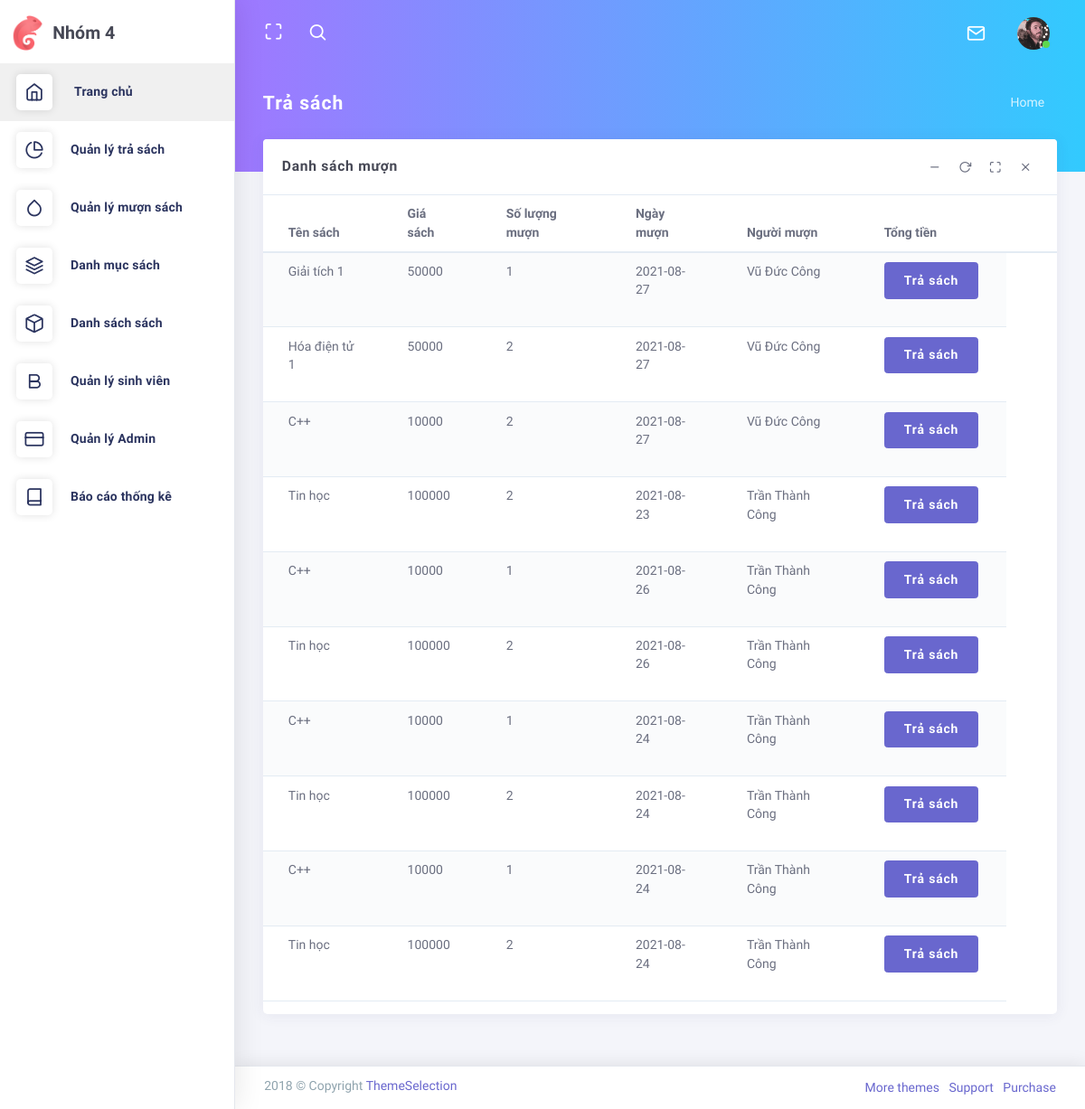
The app's page /admin/index.php?controller=statusbook&action=muon (signed in) with its own data.
### tables this page shows
CREATE TABLE `order_detail` (
  `id` int(11) NOT NULL,
  `order_id` int(11) NOT NULL,
  `product_id` int(11) NOT NULL,
  `quantity` int(11) NOT NULL
);

CREATE TABLE `products` (
  `id` int(11) NOT NULL,
  `category_id` int(11) NOT NULL,
  `name` varchar(255) NOT NULL,
  `remaining` int(11) NOT NULL,
  `author` varchar(255) NOT NULL,
  `bookCode` varchar(255) NOT NULL,
  `price` int(11) NOT NULL,
  `seriCode` varchar(255) NOT NULL,
  `public` date NOT NULL
);

CREATE TABLE `muon_sach` (
  `id` int(11) NOT NULL,
  `student_id` int(11) NOT NULL,
  `date` date NOT NULL,
  `price` int(11) NOT NULL
);

CREATE TABLE `students` (
  `id` int(11) NOT NULL,
  `studentName` varchar(255) NOT NULL,
  `studentCode` varchar(255) NOT NULL,
  `gender` varchar(255) NOT NULL,
  `studentClass` varchar(255) NOT NULL,
  `phoneNumber` varchar(255) NOT NULL,
  `dateOfBookkingBook` date NOT NULL
);

### admin/controllers/StatusBookController.php (called while the page is built, shortened)
<?php
	include "models/StatusBookModel.php";
	class StatusBookController extends Controller
    {
		public function muon()
        {
			$recordPerPage = 25;
			$numPage = ceil($this->total()/$recordPerPage);
			$data = $this->read($recordPerPage);
			$this->view("MuonSach.php",["data"=>$data,"numPage"=>$numPage]);
		}
	}
?>

### admin/models/StatusBookModel.php (called while the page is built, shortened)
<?php
	trait StatusBookModel{
		public function read($recordPerPage){
			$page = isset($_GET["p"]) && $_GET["p"] > 0 ? $_GET["p"]-1 : 0;
			$from = $page * $recordPerPage;
			$conn = Connection::connect();
			$query = $conn->query("select * from order_detail order by id desc limit $from, $recordPerPage");
			return $query->fetchAll();
		}
        public function getProduct($id){
            $conn = Connection::connect();
			$query = $conn->query("select * from products where id = $id");
            return $query->fetch();
        }
        public function getTra_Sach($id){
            $conn = Connection::connect();
			$query = $conn->query("select * from muon_sach where id = $id");
            return $query->fetch();
        }
        public function getStudent($id){
            $conn = Connection::connect();
			$query = $conn->query("select * from students where id = $id");
            return $query->fetch();
        }
	}
 ?>

### admin/views/MuonSach.php (the view, shortened to what this page needs)
<?php $this->layoutPath = "Layout.php"; ?>
<nav class="header-navbar navbar-expand-md navbar navbar-with-menu navbar-without-dd-arrow fixed-top navbar-semi-light">
    <div class="navbar-wrapper">
        <div class="navbar-container content">
            <div class="collapse navbar-collapse show" id="navbar-mobile">
                <ul class="nav navbar-nav mr-auto float-left">
                    <li class="nav-item d-none d-md-block"><a class="nav-link nav-link-expand" href="#"><i class="ficon ft-maximize"></i></a></li>
                    <li class="nav-item dropdown navbar-search"><a class="nav-link dropdown-toggle hide" data-toggle="dropdown" href="#"><i class="ficon ft-search"></i></a>
                    </li>
                </ul>
                <ul class="nav navbar-nav float-right">
                    <li class="dropdown dropdown-language nav-item"><a class="dropdown-toggle nav-link" id="dropdown-flag" href="#" data-toggle="dropdown" aria-haspopup="true" aria-expanded="false"><i class="flag-icon flag-icon-us"></i><span class="selected-language"></span></a>
                    </li>
                </ul>
                <ul class="nav navbar-nav float-right">
                    <li class="dropdown dropdown-notification nav-item"><a class="nav-link nav-link-label" href="#" data-toggle="dropdown"><i class="ficon ft-mail"> </i></a>
                    </li>
                    <li class="dropdown dropdown-user nav-item">
                        <a class="dropdown-toggle nav-link dropdown-user-link" href="#" data-toggle="dropdown"> <span class="avatar avatar-online"><img src="./public/assets/images/portrait/small/avatar-s-19.png" alt="avatar"><i></i></span></a>
                    </li>
                </ul>
            </div>
        </div>
    </div>
</nav>
<div class="app-content content">
    <div class="content-wrapper">
        <div class="content-wrapper-before"></div>
        <div class="content-header row">
            <div class="content-header-left col-md-4 col-12 mb-2">
                <h3 class="content-header-title">Trả sách</h3>
            </div>
            <div class="content-header-right col-md-8 col-12">
                <div class="breadcrumbs-top float-md-right">
                    <div class="breadcrumb-wrapper mr-1">
                        <ol class="breadcrumb">
                            <li class="breadcrumb-item">
                                <a href="index.php">Home</a>
                            </li>
                        </ol>
                    </div>
                </div>
            </div>
        </div>
        <div class="content-body">
            <div class="row">
                <div class="col-12">
                    <div class="card">
                        <div class="card-header">
                            <h4 class="card-title">Danh sách mượn</h4>
                            <div class="heading-elements">
                                <ul class="list-inline mb-0">
                                    <li><a data-action="collapse"><i class="ft-minus"></i></a></li>
                                    <li><a data-action="reload"><i class="ft-rotate-cw"></i></a></li>
                                    <li><a data-action="expand"><i class="ft-maximize"></i></a></li>
                                    <li><a data-action="close"><i class="ft-x"></i></a></li>
                                </ul>
                            </div>
                        </div>
                        <div class="card-content collapse show">
                            <div class="table-responsive">
                                <table class="table table-striped">
                                    <thead>
                                        <tr>
                                            <th scope="col">Tên sách </th>
                                            <th scope="col">Giá sách</th>
                                            <th scope="col">Số lượng mượn</th>
                                            <th scope="col">Ngày mượn</th>
                                            <th scope="col">Người mượn</th>
                                            <th scope="col">Tổng tiền</th>
                                            <th scope="col"></th>
                                        </tr>
                                    </thead>
                                    <tbody>
                                        <?php foreach($data as $rows): ?>
                                            <?php
                                                $muon_sach = $this->getTra_Sach($rows->order_id);
                                                $product = $this->getProduct($rows->product_id);
                                                $student = $this->getStudent($muon_sach->student_id);
                                            ?>
                                            <tr>
                                                <td scope="row"><?php echo $product->name; ?></td>
                                                <td scope="row"><?php echo $product->price; ?></td>
                                                <td scope="row"><?php echo $rows->quantity; ?></td>
                                                <td scope="row"><?php echo $muon_sach->date; ?></td>
                                                <td scope="row"><?php echo $student->studentName; ?></td>
                                                <td>
                                                    <a class="btn btn-primary" href="index.php?controller=statusbook&action=tra_sach&id=<?php echo $rows->id; ?>">Trả sách</a>&nbsp;
                                                </td>
                                            </tr>
                                        <?php endforeach; ?>
                                    </tbody>
                                </table>
                            </div>
                        </div>
                    </div>
                </div>
            </div>
        </div>
    </div>
</div>
<footer class="footer footer-static footer-light navbar-border navbar-shadow">
    <div class="clearfix blue-grey lighten-2 text-sm-center mb-0 px-2"><span class="float-md-left d-block d-md-inline-block">2018 &copy; Copyright <a class="text-bold-800 grey darken-2" href="https://themeselection.com" target="_blank">ThemeSelection</a></span>
        <ul class="list-inline float-md-right d-block d-md-inline-blockd-none d-lg-block mb-0">
            <li class="list-inline-item"><a class="my-1" href="https://themeselection.com/" target="_blank"> More themes</a></li>
            <li class="list-inline-item"><a class="my-1" href="https://themeselection.com/support" target="_blank"> Support</a></li>
            <li class="list-inline-item"><a class="my-1" href="https://themeselection.com/products/chameleon-admin-modern-bootstrap-webapp-dashboard-html-template-ui-kit/" target="_blank"> Purchase</a></li>
        </ul>
    </div>
</footer>

### admin/index.php (shortened to what this page needs)
<?php
	include "../config/Controller.php";
	$controller = isset($_GET["controller"]) ? $_GET["controller"]:"Home";
	$action = isset($_GET["action"]) ? $_GET["action"]:"index";
	$fileController = "controllers/".ucfirst($controller)."Controller.php";
	$classController = ucfirst($controller)."Controller";
	if (class_exists($classController)){
		$obj = new $classController();
		$obj->$action();
	} else die("$fileController không tồn tại");
?>

### config/Controller.php (shortened to what this page needs)
<?php
	class Controller
    {
		public $view = NULL;
		public $layoutPath = NULL;
		public function view($viewPath,$data = NULL)
        {
			if (file_exists("views/$viewPath")) {
					include "views/$viewPath";
					$this->view = ob_get_contents();
		    }
			if ($this->layoutPath != NULL) {
                include "views/$this->layoutPath";
            } else {
                echo $this->view;
            }
		}
	}
?>

### admin/views/Layout.php (shortened to what this page needs)
<!DOCTYPE html>
<html class="loading" lang="en" data-textdirection="ltr">
<head>
    <link href="https://maxcdn.icons8.com/fonts/line-awesome/1.1/css/line-awesome.min.css" rel="stylesheet">
    <link rel="stylesheet" type="text/css" href="./public/assets/css/vendors.css">
    <link rel="stylesheet" type="text/css" href="./public/assets/css/app-lite.css">
    <link rel="stylesheet" type="text/css" href="./public/assets/css/core/menu/menu-types/vertical-menu.css">
    <link rel="stylesheet" type="text/css" href="./public/assets/css/core/colors/palette-gradient.css">
</head>
<body class="vertical-layout vertical-menu 2-columns menu-expanded fixed-navbar" data-open="click" data-menu="vertical-menu" data-color="bg-gradient-x-purple-blue" data-col="2-columns">
    <div class="main-menu menu-fixed menu-light menu-accordion    menu-shadow " data-scroll-to-active="true" data-img="theme-assets/images/backgrounds/02.jpg">
        <div class="navbar-header">
            <ul class="nav navbar-nav flex-row">
                <li class="nav-item mr-auto">
                    <a class="navbar-brand" href=""><img class="brand-logo" alt="Chameleon admin logo" src="./public/assets/images/logo/logo.png" />
                        <h3 class="brand-text">Nhóm 4</h3>
                    </a>
                </li>
            </ul>
        </div>
        <div class="main-menu-content">
            <ul class="navigation navigation-main" id="main-menu-navigation" data-menu="menu-navigation">
                <li class="active"><a href="index.php"><i class="ft-home"></i><span class="menu-title" data-i18n="">Trang chủ</span></a>
                </li>
                <li class=" nav-item"><a href="index.php?controller=statusbook&action=tra_sach_view"><i class="ft-pie-chart"></i><span class="menu-title" data-i18n="">Quản lý trả sách</span></a>
                </li>
                <li class=" nav-item"><a href="index.php?controller=statusbook&action=muon"><i class="ft-droplet"></i><span class="menu-title" data-i18n="">Quản lý mượn sách</span></a>
                </li>
                <li class=" nav-item"><a href="index.php?controller=category"><i class="ft-layers"></i><span class="menu-title" data-i18n="">Danh mục sách</span></a>
                </li>
                <li class=" nav-item"><a href="index.php?controller=book"><i class="ft-box"></i><span class="menu-title" data-i18n="">Danh sách sách</span></a>
                </li>
                <li class=" nav-item"><a href="index.php?controller=student"><i class="ft-bold"></i><span class="menu-title" data-i18n="">Quản lý sinh viên</span></a>
                </li>
                <li class=" nav-item"><a href="index.php?controller=user"><i class="ft-credit-card"></i><span class="menu-title" data-i18n="">Quản lý Admin</span></a>
                </li>
                <li class=" nav-item"><a href="index.php?controller=thongke"><i class="ft-book"></i><span class="menu-title" data-i18n="">Báo cáo thống kê</span></a>
                </li>
            </ul>
        </div>
    </div>
    <?php echo $this->view; ?>
</body>
</html>

### admin/public/assets/css/core/menu/menu-types/vertical-menu.css (style rules this page uses)
body.vertical-layout.vertical-menu.menu-expanded .navbar-header { z-index: 999; float: left; width: 260px; }
body.vertical-layout.vertical-menu.menu-expanded .navbar .navbar-container { margin-left: 260px; }
body.vertical-layout.vertical-menu.menu-expanded .main-menu { width: 260px; -webkit-transition: 300ms ease all; -moz-transition: 300ms ease all; -o-transition: 300ms ease all; transition: 300ms ease all; -webkit-backface-visibility: hidden; -moz-backface-visibility: hidden; backface-visibility: hidden; }
body.vertical-layout.vertical-menu.menu-expanded .main-menu .navigation > li > a > i:before { font-size: 1.5rem; }
body.vertical-layout.vertical-menu.menu-expanded .main-menu .navigation > li > a > span { -webkit-transition: -webkit-transform .3s ease; -moz-transition: transform .3s ease, -moz-transform .3s ease; -o-transition: -o-transform .3s ease; transition: -webkit-transform .3s ease; transition: transform .3s ease; transition: transform .3s ease, -webkit-transform .3s ease, -moz-transform .3s ease, -o-transform .3s ease; }
body.vertical-layout.vertical-menu.menu-expanded .main-menu.menu-light .navigation > li > a > i { line-height: 40px; display: inline-block; width: 40px; height: 40px; margin-right: 20px; text-align: center; vertical-align: middle; border-radius: 12%; background: #fff; -webkit-box-shadow: 0 0 10px rgba(0, 0, 0, .12); box-shadow: 0 0 10px rgba(0, 0, 0, .12); }
body.vertical-layout.vertical-menu.menu-expanded .content, body.vertical-layout.vertical-menu.menu-expanded .footer { margin-left: 260px; }

### records on screen
order_detail: product.name "Giải tích 1", product.price "50000", quantity "1", muon_sach.date "2021-08-27", students.studentName "Vũ Đức Công"
order_detail: product.name "Hóa điện tử 1", product.price "50000", quantity "2", muon_sach.date "2021-08-27", students.studentName "Vũ Đức Công"
order_detail: product.name "C++", product.price "10000", quantity "2", muon_sach.date "2021-08-27", students.studentName "Vũ Đức Công"
order_detail: product.name "Tin học", product.price "100000", quantity "2", muon_sach.date "2021-08-23", students.studentName "Trần Thành Công"
order_detail: product.name "C++", product.price "10000", quantity "1", muon_sach.date "2021-08-26", students.studentName "Trần Thành Công"
order_detail: product.name "Tin học", product.price "100000", quantity "2", muon_sach.date "2021-08-26", students.studentName "Trần Thành Công"
order_detail: product.name "C++", product.price "10000", quantity "1", muon_sach.date "2021-08-24", students.studentName "Trần Thành Công"
order_detail: product.name "Tin học", product.price "100000", quantity "2", muon_sach.date "2021-08-24", students.studentName "Trần Thành Công"
order_detail: product.name "C++", product.price "10000", quantity "1", muon_sach.date "2021-08-24", students.studentName "Trần Thành Công"
order_detail: product.name "Tin học", product.price "100000", quantity "2", muon_sach.date "2021-08-24", students.studentName "Trần Thành Công"
